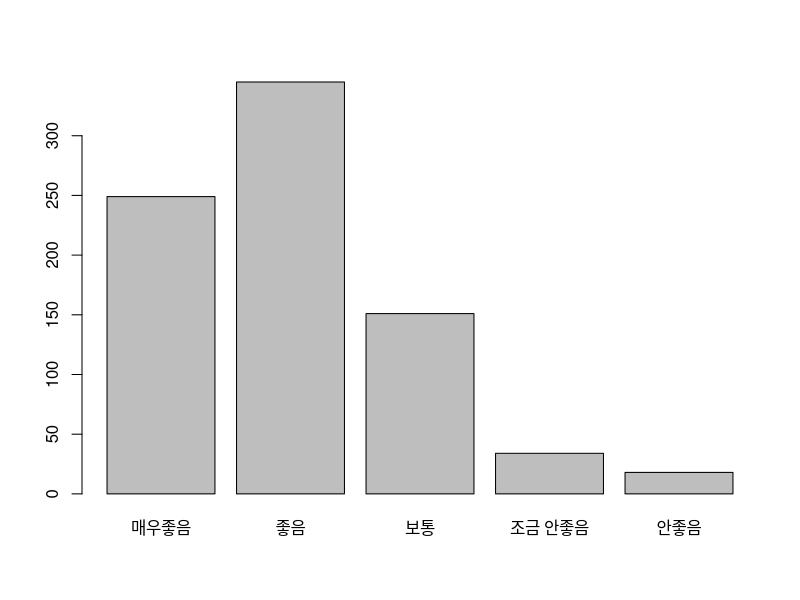
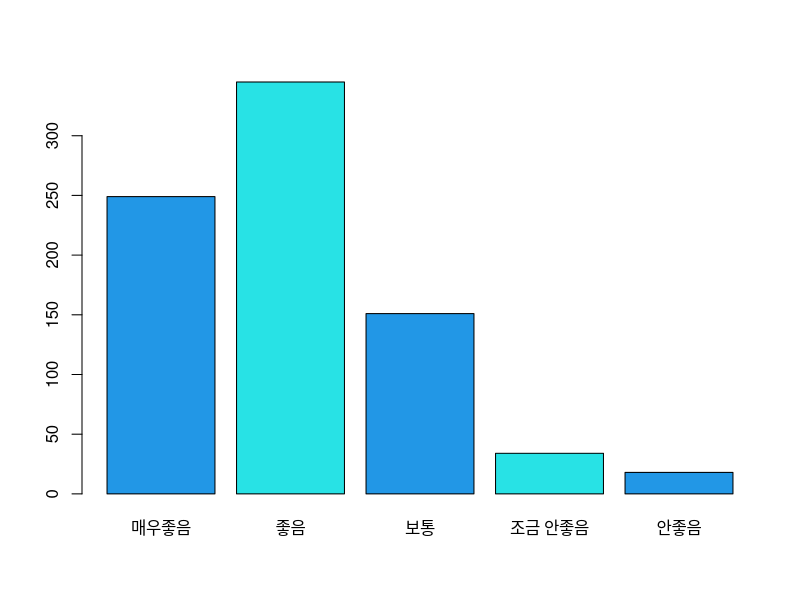
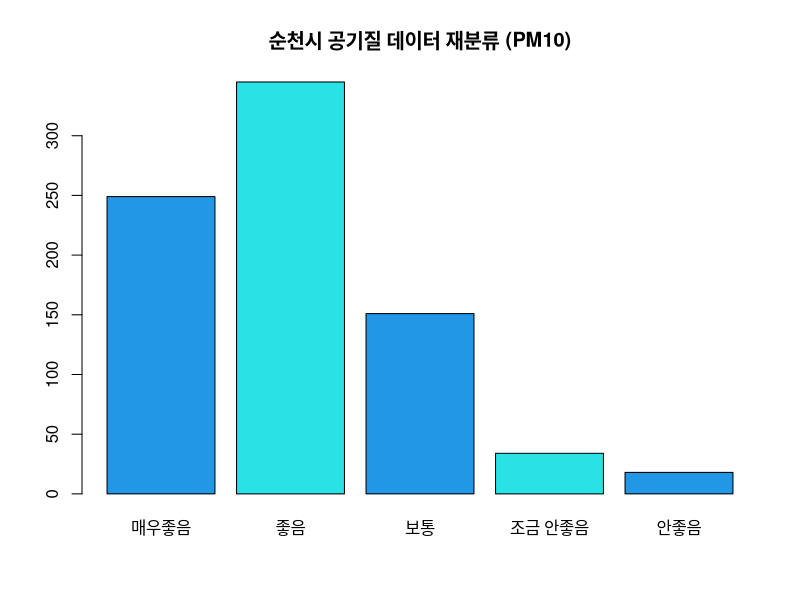

Write the R code that produced these figures, in order.
# 맨 위에 라이브러리 모음 적어두기
library(ggplot2)
library(psych)
library(car)


# 파일 불러오기
air = read.csv("air.csv", header = TRUE, col.names=c("날짜","분류","PM10"))
View(air)

#데이터 전처리
air$재분류 = recode(air$PM10, "lo:10=1; 10:20=2; 20:30=3; 30:40=4; 40:hi=5")
View(air)

#재분류(순서형=ordered) 판정 값에 이름 주기
air$재분류 = ordered(air$재분류, 1:5,
                  labels=c("매우좋음", "좋음", "보통", "조금 안좋음", "안좋음"))
View(air)


#R에서 그래프 그리기
table(air$재분류)
barplot(table(air$재분류))
barplot(table(air$재분류), col = c(4:5))

#그래프 자세히 표현하기
barplot(table(air$재분류), col = c(4:5), main ="순천시 공기질 데이터 재분류 (PM10)")
t
